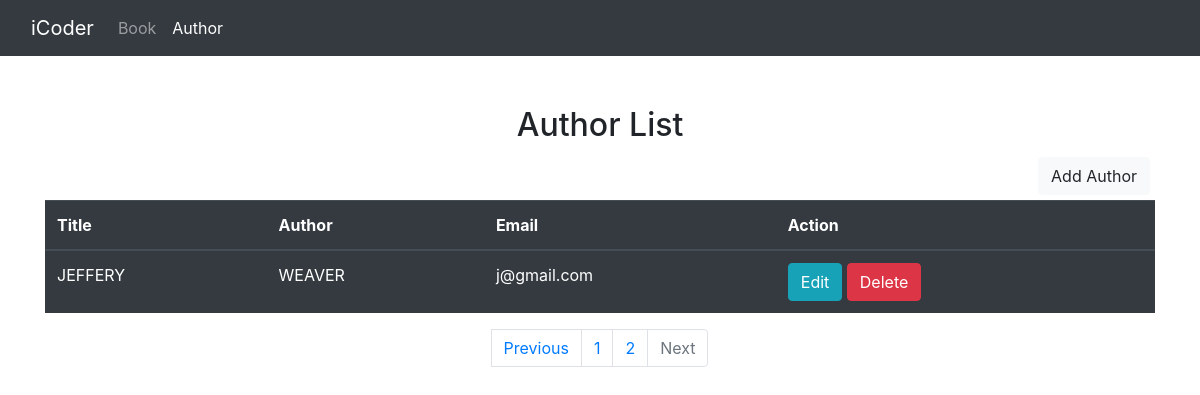
/author-list?page=2, run on the app's committed database.
### core/models.py (models this page shows, shortened)
class Author(models.Model):
    first_name = models.CharField(max_length=200, verbose_name="First Name")
    last_name = models.CharField(max_length=200, verbose_name="Last Name")
    email = models.EmailField(verbose_name="Email")
    created_at = models.DateTimeField(auto_now_add=True)
    updated_at = models.DateTimeField(auto_now=True)
    class Meta:
        verbose_name="Author"
        verbose_name_plural = "Authors"

### core/views.py (the view, shortened to what this page needs)
# urls.py: path("author-list", AuthorView.as_view(), name="author-list"),
class AuthorView(TemplateView):
    template_name = "author_list.html"
    def get(self, request):
        author_list = Author.objects.all()
        page = request.GET.get('page', 1)
        paginator = Paginator(author_list, 5)
        try:
            author_list = paginator.page(page)
        except PageNotAnInteger:
            author_list = paginator.page(1)
        except EmptyPage:
            author_list = paginator.page(paginator.num_pages)
        context = {
            "author_active":"active",
            "title": "Author",
            "author_list": author_list,
            "form":AuthorAddForm()
        }
        return render(request, self.template_name, context)

### core/templates/author_list.html (shortened to what this page needs)
{% extends 'base.html' %}
{% block content %}
<div class="container" style="margin-top: 50px">
  <h2 style="margin-top: 50px; text-align: center">Author List</h2>
  <button
    type="button"
    style="float: right; margin: 5px"
    data-toggle="modal"
    data-target="#add-new-project-modal"
    class="btn btn-light"
  >
    Add Author
  </button>
  <table class="table table-dark">
    <thead>
      <tr>
        <th>Title</th>
        <th>Author</th>
        <th>Email</th>
        <th>Action</th>
      </tr>
    </thead>
    <tbody>
      {% for author in author_list %}
      <tr>
        <td>{{ author.first_name }}</td>
        <td>{{ author.last_name }}</td>
        <td>{{ author.email }}</td>
        <td>
          <span>
            <button type="button" class="btn btn-info" id="edit_author_id" data-id={{ author.id }} >Edit</button> </span
          ><span
            ><a
              href="{% url 'core:author-delete' author.id %}"
              class="btn btn-danger"
              >Delete</a
            ></span
          >
        </td>
      </tr>
      {% endfor %}
    </tbody>
  </table>
  <nav aria-label="Page navigation example">
  {% if author_list.has_other_pages %}
  <ul class="pagination justify-content-center">
    {% if author_list.has_previous %}
    <li class="page-item disabled">
      <li class="page-item"><a class="page-link" href="?page={{ author_list.previous_page_number }}"> Previous</a></li>
    </li>
    {% else %}
    <li class="page-item disabled">
      <a class="page-link" href="#" tabindex="-1">Previous</a>
    </li>    {% endif %}
    {% for i in author_list.paginator.page_range %}
      {% if author_list.number == i %}
      <li class="page-item"><a class="page-link" href="?page={{ i }}">{{ i }}</a></li>
      {% else %}
        <li class="page-item"><a class="page-link" href="?page={{ i }}">{{ i }}</a></li>
      {% endif %}
    {% endfor %}
    {% if author_list.has_next %}
      <li class="page-item"><a class="page-link" href="?page={{ author_list.next_page_number }}"> Next</a></li>
    {% else %}
      <li class="page-item disabled">
        <a class="page-link" href="#" tabindex="-1">Next</a>
      </li>
    {% endif %}
  </ul>
{% endif %}
</nav>
</div>
{% endblock %}

### data on the page
Author: first_name "JEFFERY", last_name "WEAVER", email "j@gmail.com"

### other printed values
{{ i }} "1"
{{ i }} "2"
